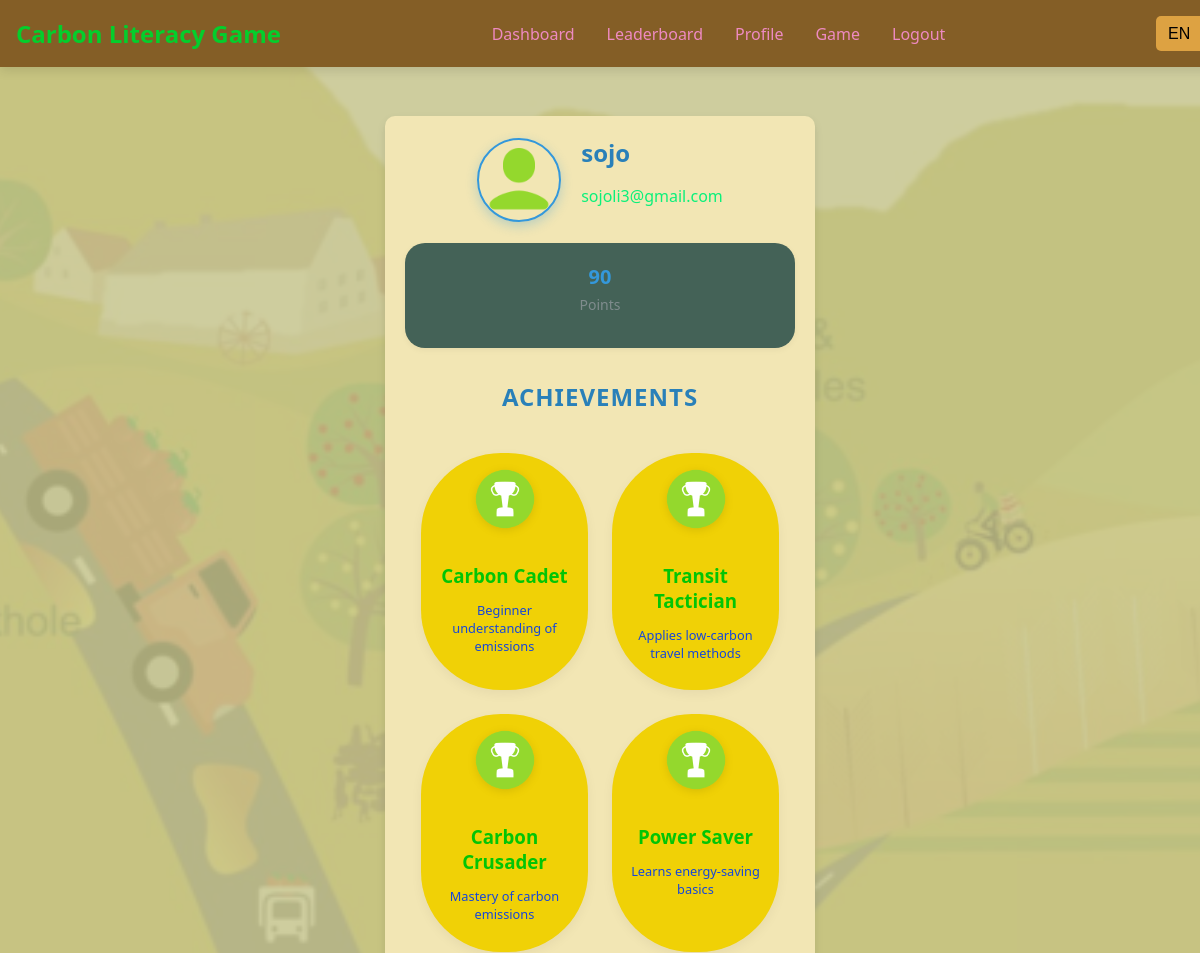
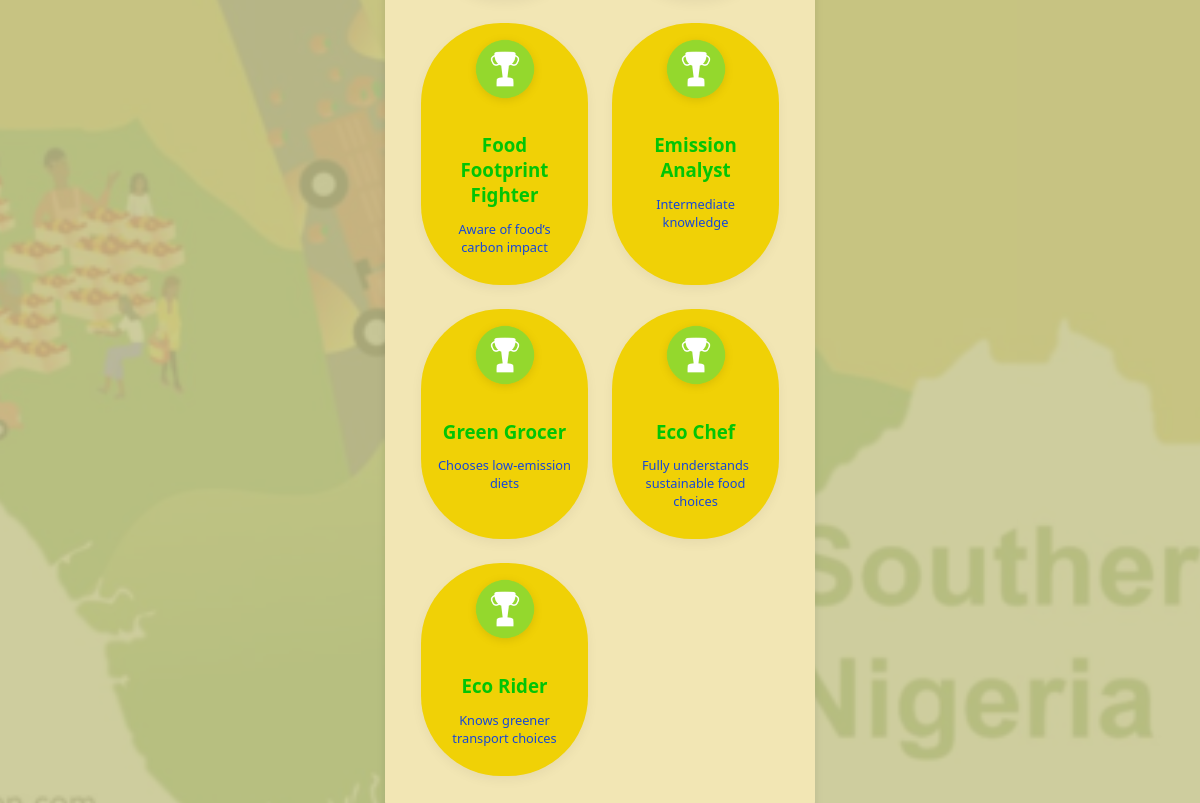
Screenshot of /profile (signed in) with the database file from the repository (2 pictures, top to bottom).
### tables this page shows
CREATE TABLE users (id INTEGER PRIMARY KEY, username TEXT, email TEXT, password TEXT, points INTEGER DEFAULT 0);

### app.py (the view)
@app.route("/profile")
def profile():
    if "user_id" not in session:
        return redirect(url_for("login"))
    conn = get_db_connection()
    user = conn.execute(
        "SELECT username, email, points FROM users WHERE id = ?", (session["user_id"],)
    ).fetchone()
    badges_data = conn.execute(
        "SELECT badge_name FROM user_badges WHERE user_id = ?", (session["user_id"],)
    ).fetchall()
    conn.close()
    badges = []
    for row in badges_data:
        badge_key = row["badge_name"]
        name, description = BADGES.get(badge_key, ("Unknown Badge", "No description available"))
        badges.append({
            "icon_url": url_for("static", filename="images/badges/badge.png"),
            "name": name,
            "description": description
        })
    return render_template("profile.html", user=user, badges=badges)

### app.py (called while the page is built)
def get_locale():
    return session.get("language", "en")

@app.before_request
def load_ui_text():
    lang = session.get("language", "en")
    g.ui_text = load_ui_translations(lang)
    g.category_text = load_category_translations(lang)

@app.context_processor
def inject_globals():
    return {
"current_locale": get_locale(),
"ui_text": getattr(g, "ui_text", {}),
"category_text": getattr(g, "category_text", {}),
}

def load_ui_translations(lang):
    file_path = os.path.join(os.path.dirname(__file__), "translations", "ui_translations.json")
    if not os.path.exists(file_path):
        return {}
    with open(file_path, "r", encoding="utf-8") as file:
        try:
            translations = json.load(file)
            return translations.get(lang, translations.get("en", {}))
        except json.JSONDecodeError as e:
            return {}

def load_category_translations(lang):
    with open("translations/category_translations.json", "r", encoding="utf-8") as file:
        translations = json.load(file)
    return translations.get(lang, translations["en"])  # fallback to English

def get_db_connection():
    conn = sqlite3.connect(DATABASE, timeout=10, check_same_thread=False)
    conn.row_factory = sqlite3.Row
    return conn

### templates/profile.html (shortened to what this page needs)
{% extends "base.html" %}
{% block content %}
<div class="user-profile">
    <div class="profile-header">
        <img src="{{ url_for('static', filename='images/profile.png') }}"
             alt="{{ user.username }}" class="avatar">
        <div class="profile-info">
            <h1 class="username">{{ user.username }}</h1>
            <p class="email">{{ user.email }}</p>
        </div>
    </div>
    <div class="profile-stats">
        <div class="stat">
            <h3>{{ user.points }}</h3>
            <p>{{ ui_text.get('points') }}</p>
        </div>
    </div>
    <div class="badges-section">
        <h2 class="section-title">{{ ui_text.get('achievements') }}</h2>
        {% if badges %}
        <div class="badges-grid">
            {% for badge in badges %}
            <div class="badge">
                <img src="{{ badge.icon_url }}" alt="{{ badge.name }}" class="badge-icon">
                <h3 class="badge-name">{{ badge.name }}</h3>
                <p class="badge-desc">{{ badge.description }}</p>
            </div>
            {% endfor %}
        </div>
        {% else %}
        <div class="no-badges">
            <i class="fas fa-trophy fa-2x" style="color: #f39c12;"></i>
            <p>No badges earned yet. Complete challenges to earn your first badge!</p>
            <a href="{{ url_for('main') }}" class="play-button">Play the Carbon Literacy Game</a>
        </div>
        {% endif %}
    </div>
</div>
{% endblock %}

### templates/base.html (shortened to what this page needs)
<!DOCTYPE html>
<html lang="{{ current_locale }}">
<head>
    <link rel="stylesheet" href="{{ url_for('static', filename='css/base.css') }}">
</head>
<body>
    <nav class="navbar">
        <div class="navbar-logo">
            <h1>Carbon Literacy Game</h1>
        </div>
        <ul class="navbar-links">
            <li><a href="{{ url_for('index') }}">{{ ui_text.dashboard }}</a></li>
            <li><a href="{{ url_for('leaderboard') }}">{{ ui_text.leaderboard }}</a></li>
            {% if session.get('user_id') %}
                <li><a href="{{ url_for('profile') }}">{{ ui_text.profile }}</a></li>
                <li><a href="{{ url_for('main') }}">{{ ui_text.game }}</a></li>
                <li><a href="{{ url_for('logout') }}">{{ ui_text.logout }}</a></li>
            {% else %}
                <li><a href="{{ url_for('login') }}">{{ ui_text.login }}</a></li>
            {% endif %}
        </ul>
        <div class="language-select">
            <select id="language-select" onchange="changeLanguage(this.value)">
                <option value="en" {% if current_locale == 'en' %}selected{% endif %}>EN</option>
            </select>
        </div>
    </nav>
    <main>
        {% block content %}{% endblock %}
    </main>
</body>
</html>

### static/css/base.css (style rules this page uses)
body { font-family: 'Arial', sans-serif; margin: 0; padding: 0; min-height: 100vh; background-color: #1d1da0; color: white; }
main { padding: 2rem; margin-top: 4rem; display: flex; justify-content: center; align-items: center; }
.navbar { position: fixed; top: 0; width: 100%; display: flex; justify-content: space-between; align-items: center; background-color: #845e26; padding: 1rem; color: rgb(14, 233, 94); box-shadow: 0px 4px 10px rgba(0, 0, 0, 0.1); z-index: 1000; }
.navbar-logo h1 { font-size: 1.5rem; color: #04ce2c; margin: 0; }
.navbar-links { list-style-type: none; display: flex; gap: 1rem; margin: 0; padding: 0; }
.navbar-links li a { color: rgb(238, 138, 193); text-decoration: none; padding: 0.5rem; }
.language-select select { padding: 0.5rem; font-size: 1rem; border-radius: 5px; border: none; background-color: #dda242; }
h1 { margin-bottom: 20px; font-size: 24px; }
.user-profile { max-width: 800px; margin: 20px auto; padding: 20px; background: #f2e6b4; border-radius: 10px; box-shadow: 0 4px 8px rgba(0, 0, 0, 0.1); text-align: center; color: #333; }
.profile-header { display: flex; align-items: center; gap: 20px; margin-bottom: 20px; justify-content: center; position: relative; z-index: 1; }
.avatar { width: 80px; height: 80px; border-radius: 50%; border: 2px solid #3498db; object-fit: cover; box-shadow: 0 4px 12px rgba(52, 152, 219, 0.3); }
.profile-info { text-align: left; color: #2c3e50; }
.profile-info .username { font-size: 24px; font-weight: 600; margin: 0; color: #2980b9; }
.profile-info .email { font-size: 16px; color: #0bf07a; }
.profile-stats { display: flex; justify-content: center; margin-bottom: 20px; gap: 30px; flex-wrap: wrap; }
.profile-stats .stat { background-color: #446257; padding: 20px; border-radius: 20px; box-shadow: 0 2px 6px rgba(0, 0, 0, 0.05); text-align: center; transition: transform 0.3s ease, box-shadow 0.3s ease; min-width: 350px; }
.profile-stats .stat h3 { margin: 0; font-size: 20px; color: #3498db; }
.profile-stats .stat p { margin-top: 5px; font-size: 14px; color: #7f8c8d; }
.badges-section { text-align: center; margin-top: 2rem; }
.badges-section h2 { font-size: 24px; color: #2980b9; margin-bottom: 1.5rem; text-transform: uppercase; letter-spacing: 1px; }
.badges-grid { display: grid; grid-template-columns: repeat(auto-fill, minmax(150px, 1fr)); gap: 1.5rem; padding: 1rem; }
.badge { background: #f0d106; border-radius: 80px; padding: 1rem; transition: transform 0.3s ease, box-shadow 0.3s ease; box-shadow: 0 4px 12px rgba(0, 0, 0, 0.05); }
.badge-icon { width: 60px; height: 60px; margin: 0 auto 10px; object-fit: contain; filter: drop-shadow(0 2px 4px rgba(0, 0, 0, 0.1)); }
.badge-name { font-weight: 600; color: #02c505; margin-bottom: 0.5rem; }
.badge-desc { font-size: 0.8rem; color: #1647d9; }
body { background: linear-gradient(to right, #e0f7fa, #f1f8e9); font-family: 'Segoe UI', sans-serif; color: #333; margin: 0; padding: 0; }

### rows the page displays
users: username "sojo", email "sojoli3@gmail.com", points "90"

### other values shown
{{ ui_text.dashboard }} "Dashboard"
{{ ui_text.leaderboard }} "Leaderboard"
{{ ui_text.profile }} "Profile"
{{ ui_text.game }} "Game"
{{ ui_text.logout }} "Logout"
{{ ui_text.get('points') }} "Points"
{{ ui_text.get('achievements') }} "ACHIEVEMENTS"
{{ badge.name }} "Carbon Cadet" "Transit Tactician" "Carbon Crusader" "Power Saver" "Food Footprint Fighter" "Emission Analyst" "Green Grocer" "Eco Chef" "Eco Rider"
{{ badge.description }} "Beginner understanding of emissions" "Applies low-carbon travel methods" "Mastery of carbon emissions" "Learns energy-saving basics" "Aware of food’s carbon impact" "Intermediate knowledge" "Chooses low-emission diets" "Fully understands sustainable food choices" "Knows greener transport choices"
